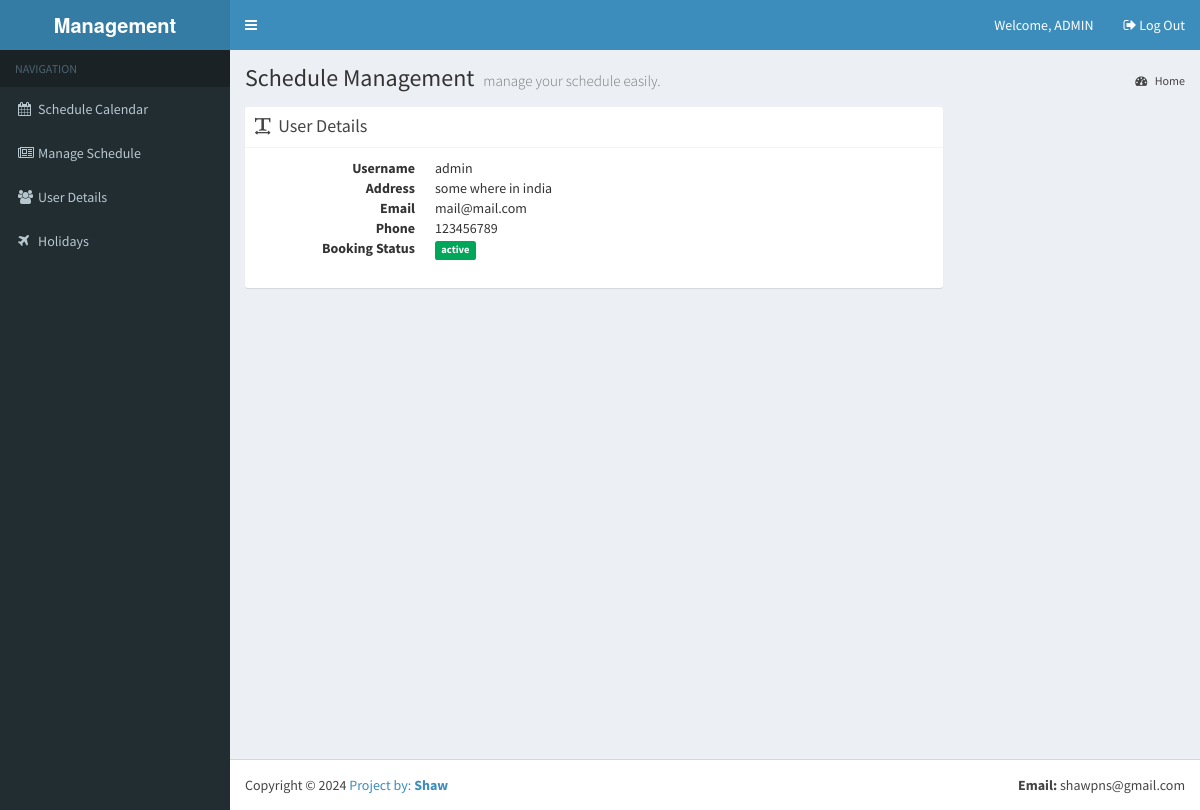
Screenshot of /views/?v=USER&ID=100 (signed in) with the database file from the repository.
### tables this page shows
CREATE TABLE `tbl_users` (
  `id` int(10) NOT NULL,
  `name` varchar(100) NOT NULL,
  `pwd` varchar(200) NOT NULL,
  `address` varchar(250) NOT NULL,
  `phone` varchar(20) NOT NULL,
  `email` varchar(100) NOT NULL,
  `type` varchar(10) NOT NULL,
  `status` varchar(10) NOT NULL,
  `bdate` varchar(100) NOT NULL
);

### library/database.php (called while the page is built, shortened)
<?php
require_once 'config.php';
$dbConn = new mysqli($dbHost, $dbUser , $dbPass, $dbName);
function dbQuery($sql)
{
    global $dbConn;
    $result = $dbConn->query($sql);
    return $result;
}
function dbFetchAssoc($result)
{
    return $result->fetch_assoc();
}
?>

### views/index.php (called while the page is built, shortened)
<?php
require_once '../include/template.php';
?>

### views/user.php (the view)
<?php
$userId = (isset($_GET['ID']) && $_GET['ID'] != '') ? $_GET['ID'] : 0;
$usql	= "SELECT * FROM tbl_users u WHERE u.id = $userId";
$res 	= dbQuery($usql);
while($row = dbFetchAssoc($res)) {
	extract($row);
	$stat = '';
	if($status == "active") {$stat = 'success';}
	else if($status == "lock") {$stat = 'warning';}
	else if($status == "inactive") {$stat = 'warning';}
	else if($status == "delete") {$stat = 'danger';}
?>
<div class="col-md-9">
  <div class="box box-solid">
    <div class="box-header with-border"> <i class="fa fa-text-width"></i>
      <h3 class="box-title">User Details</h3>
    </div>
    <div class="box-body">
      <dl class="dl-horizontal">
        <dt>Username</dt>
        <dd><?php echo $name; ?></dd>
		<dt>Address</dt>
        <dd><?php echo $address; ?></dd>
		<dt>Email</dt>
        <dd><?php echo $email; ?></dd>
		<dt>Phone</dt>
        <dd><?php echo $phone; ?></dd>
		<dt>Booking Status</dt>
        <dd><span class="label label-<?php echo $stat; ?>"><?php echo $status; ?></span></dd>
      </dl>
    </div>
  </div>
</div>
<?php
}
?>

### rows the page displays
tbl_users: name "admin", address "some where in india", email "mail@mail.com", phone "123456789", status "active"

### other values shown
$_SESSION['calendar_fd_user']['name'] "ADMIN"
